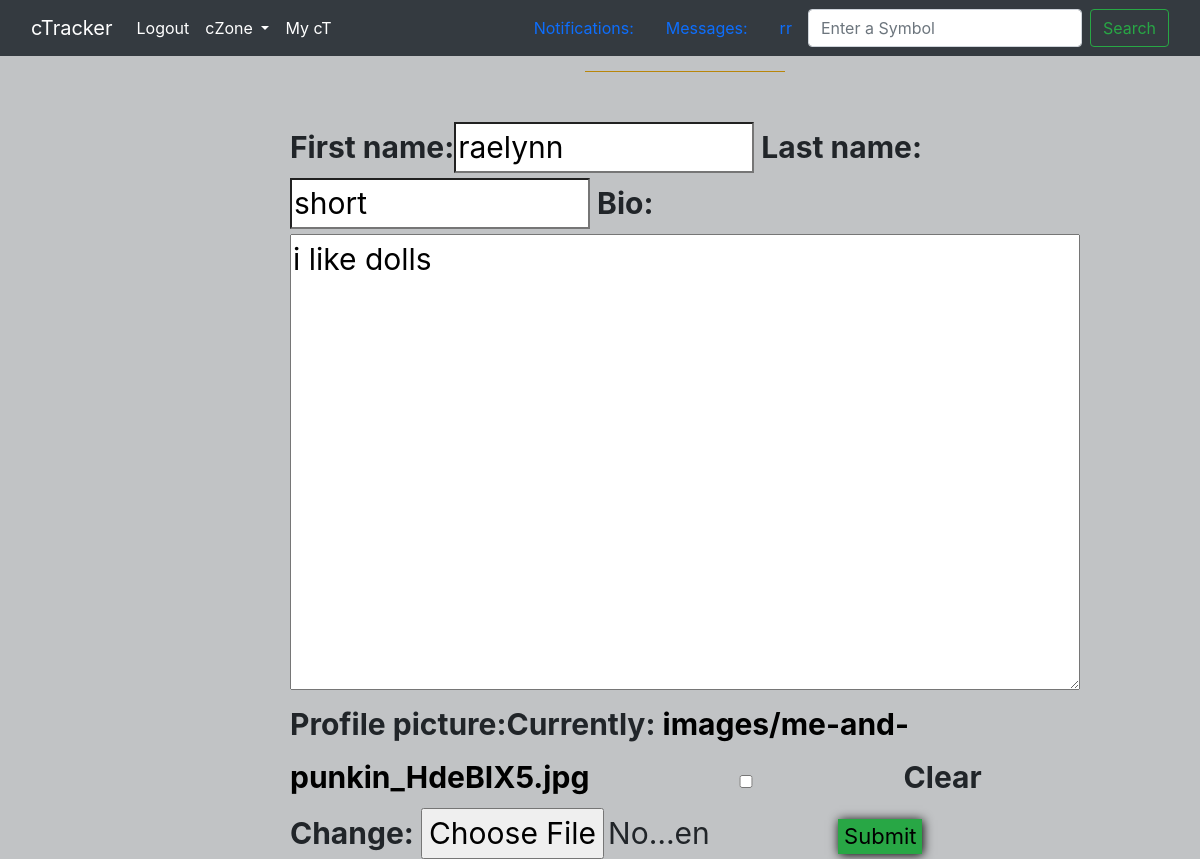
The app's page /edit_account/1/ (signed in) with its own data.
### member/models.py (models this page shows, shortened)
class Member(AbstractUser):
    """a user account for site"""

class MemberProfile(models.Model):
    member = models.OneToOneField(Member, on_delete=models.CASCADE)
    first_name = models.CharField(
        max_length=150,
        blank=True,
        null=True,
    )
    last_name = models.CharField(
        max_length=150,
        blank=True,
        null=True,
    )
    profile_picture = models.ImageField(
        upload_to="images/",
        max_length=100,
        default="images/default_profile_picture.jpeg",
    )
    bio = models.TextField(_("bio"), null=True, blank=True)
    is_new = models.BooleanField(
        _("new status"),
        default=True,
    )
    created_at = models.DateTimeField(default=timezone.now())

### member/views.py (the view, shortened to what this page needs)
class EditProfileView(View):
    def get(self, request, id):
        template = "generic_form.html"
        signed_in_member = request.user
        try:
            profile_user = MemberProfile.objects.get(member=signed_in_member)
            form = EditProfileForm(
                initial={
                    "first_name": profile_user.first_name,
                    "last_name": profile_user.last_name,
                    "profile_picture": profile_user.profile_picture,
                    "bio": profile_user.bio,
                }
            )
        except Exception as err:
            print(err)
            messages.add_message(
                request,
                message="You do not have a profile yet",
                level=messages.ERROR,
            )
            return redirect(reverse("profile", args=(id,)))
        context = {
            "signed_in_member": signed_in_member,
            "form": form,
            "profile_user": profile_user,
            "header": "Edit Profile",
        }
        return render(request, template, context)

### member/forms.py
class EditProfileForm(forms.Form):
    first_name = forms.CharField(max_length=150, required=False)
    last_name = forms.CharField(max_length=150, required=False)
    bio = forms.CharField(widget=forms.Textarea, required=False)
    profile_picture = forms.ImageField(required=False)

### templates/generic_form.html (shortened to what this page needs)
{% extends 'base.html' %} {% load static %}
 {% block content %}
  <div id="forms-container">
    <div id="forms">
      <div class="forms-header">
        <h1>{{header}}</h1>
        <br />
      </div>
      <form action="" method="post" enctype="multipart/form-data">
        {% csrf_token %} {{ form  }}
        <button class="btn-form" type="submit" style="margin-left: 110px">
          Submit
        </button>
      </form>
    </div>
  </div>
  {% endblock %}

### templates/base.html (shortened to what this page needs)
{% load static %}
<!DOCTYPE html>
<html lang="en">
  <head>
    <link
      href="https://cdn.jsdelivr.net/npm/bootstrap@5.1.0/dist/css/bootstrap.min.css"
      rel="stylesheet"
    />
    <link
      href="//maxcdn.bootstrapcdn.com/bootstrap/4.1.1/css/bootstrap.min.css"
      rel="stylesheet"
      id="bootstrap-css"
    />
     <link
      rel="stylesheet"
      type="text/css"
      href="{% static 'css/style.css' %}"
    />
  </head>
  <body>
    {% if signed_in_member.username %}
    <nav class="navbar navbar-expand-lg navbar-dark bg-dark">
      <div class="container-fluid">
        <a class="navbar-brand" href="/home/">cTracker</a>
        <div class="collapse navbar-collapse" id="navbarSupportedContent">
          <ul class="navbar-nav me-auto mb-2 mb-lg-0">
            <li class="nav-item">
                <a class="nav-link active" aria-current="page" href="/logout/">Logout</a>
              </li>
            <li class="nav-item dropdown">
              <a
                class="nav-link active dropdown-toggle"
                href="#"
                id="navbarDropdown"
                role="button"
                data-bs-toggle="dropdown"
                aria-expanded="false"
              >
                cZone
              </a>
            </li>
            <li class="nav-item">
                <a class="nav-link active" aria-current="page" href="/my-ct/">My cT</a>
              </li>
          </ul>
          <a class="nav-link active" aria-current="page" href="/my-notifications/{{signed_in_member.id}}/">Notifications: {{ notification_count }}</a>
          <a class="nav-link active" aria-current="page" href="/my-messages/{{signed_in_member.id}}/">Messages: {{ message_count }}</a>
          <a class="nav-link active" aria-current="page" href="/profile/{{signed_in_member.id}}/">{{signed_in_member.username}}</a>
          <form class="d-flex">
            <input
              class="form-control me-2"
              type="search"
              placeholder="Enter a Symbol"
              aria-label="Search"
            />
            <button class="btn btn-outline-success" type="submit">
              Search
            </button>
          </form>
        </div>
      </div>
    </nav>
      {% endif %}
    {% block content %} {% endblock %}
  </body>
</html>

### static/css/style.css (style rules this page uses)
html { background-color: #343a404d; height: auto; }
body { background-color: initial; height: fit-content; }
a { text-decoration: none; color: black; }
form { font-size: 30px; }
input { font-size: 30px; width: 300px; background-image: inherit; }
#forms-container { height: 700px; }
#forms { display: flex; flex-direction: column; justify-content: center; align-items: center; width: 650px; height: 650px; margin-left: 30%; margin-top: 20px; font-weight: bold; }
.btn-form { border: none; background-color: #28a745; box-shadow: 1px 1px 10px black; margin-top: 5px; font-size: 22px; }
.forms-header { display: flex; justify-content: center; width: 200px; border-bottom: 1px solid darkgoldenrod; margin-bottom: 50px; }
h1 { font-size: 50px; }

### records on screen
Member: username "rr"
MemberProfile: first_name "raelynn", last_name "short", bio "i like dolls"
